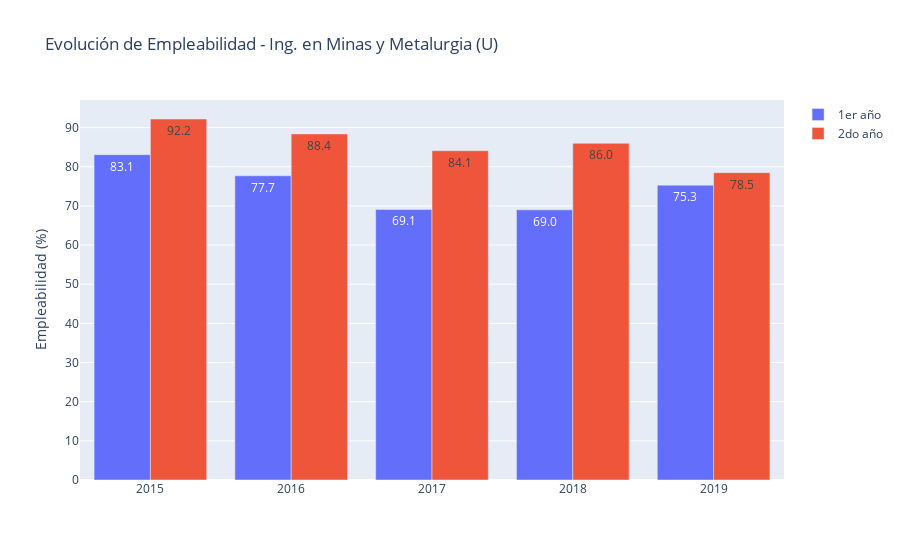

Write notebook code for a chart like this one.
### Markdown cell above
A la baja, sí, pero aún muy alta, lo que es bueno. Ahora, si buscamos el panorama de "Ingenieria en Minas y Metalurgia" en Universidades, el panorama cambia un poco:

### Code cell
import plotly.graph_objects as go
years=list(range(2015,2020))
emp_1 = [83.1, 77.7, 69.1, 69.0, 75.3]
emp_2 = [92.2, 88.4, 84.1, 86.0, 78.5]
fig = go.Figure(data=[
    go.Bar(name='1er año', x=years, y=emp_1, text=[f'{num}' for num in emp_1], textposition='auto'),
    go.Bar(name='2do año', x=years, y=emp_2, text=[f'{num}' for num in emp_2], textposition='auto')
])
# Change the bar mode
fig.update_layout(barmode='group', title="Evolución de Empleabilidad - Ing. en Minas y Metalurgia (U)", yaxis = {'title':"Empleabilidad (%)"})
fig.show()

### Figure 1 — Plotly figure (JSON) as saved in the notebook; plotly's stock layout.template omitted (floating-point values rounded to 4 significant figures)
{"data": [{"name": "1er año", "text": ["83.1", "77.7", "69.1", "69.0", "75.3"], "textposition": "auto", "type": "bar", "x": [2015, 2016, 2017, 2018, 2019], "y": [83.1, 77.7, 69.1, 69, 75.3]}, {"name": "2do año", "text": ["92.2", "88.4", "84.1", "86.0", "78.5"], "textposition": "auto", "type": "bar", "x": [2015, 2016, 2017, 2018, 2019], "y": [92.2, 88.4, 84.1, 86, 78.5]}], "layout": {"barmode": "group", "title": {"text": "Evolución de Empleabilidad - Ing. en Minas y Metalurgia (U)"}, "yaxis": {"title": {"text": "Empleabilidad (%)"}}}}
